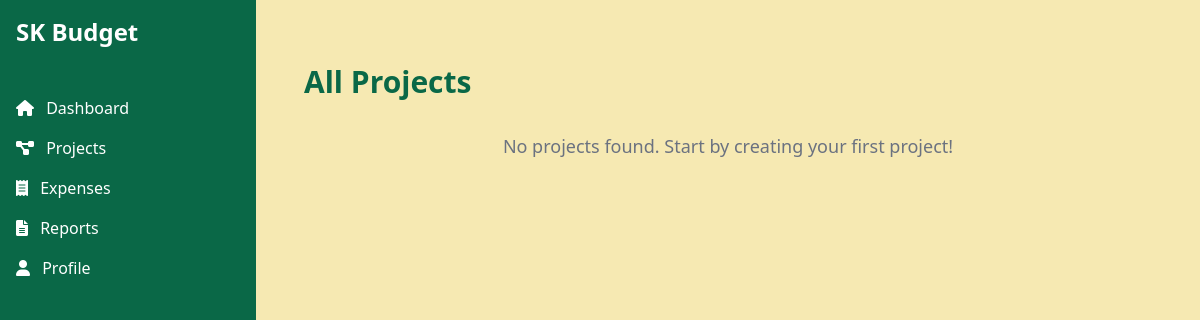
Before: /projects/ (signed in) with the older database file.
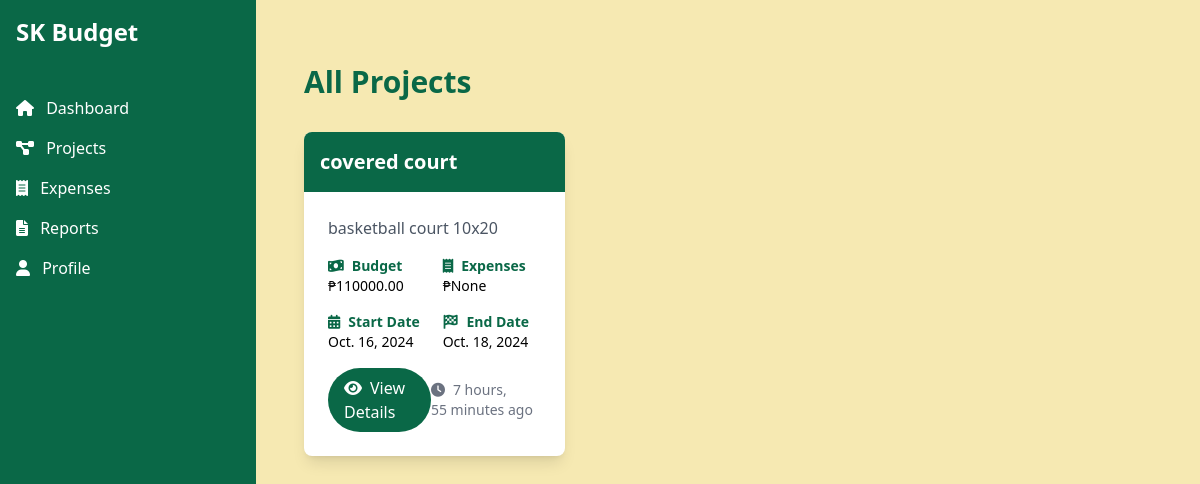
After: the same page with the newer database file.
### sk_project/models.py (models this page shows, shortened)
class Project(models.Model):
    name = models.CharField(max_length=255)
    description = models.TextField()
    budget = models.DecimalField(max_digits=10, decimal_places=2)
    main_budget = models.ForeignKey(MainBudget, related_name='projects', on_delete=models.CASCADE)
    chairman = models.ForeignKey(User, related_name='projects', on_delete=models.CASCADE)
    start_date = models.DateField()
    end_date = models.DateField()
    created_at = models.DateTimeField(auto_now_add=True)
    updated_at = models.DateTimeField(auto_now=True)
    class Meta:
        ordering = ['start_date']

### sk_project/views.py (the view)
# urls.py: path('projects/', views.all_projects, name='all_projects'),
@login_required
def all_projects(request):
    projects = Project.objects.filter(chairman=request.user).annotate(
        total_expenses=models.Sum('expenses__amount')
    ).order_by('-created_at')
    context = {
        'projects': projects,
    }
    return render(request, 'all_projects.html', context)

### templates/all_projects.html
{% extends 'base.html' %}
{% block content %}
    <div class="container mx-auto px-4 py-8">
        <h1 class="text-3xl font-bold text-tertiary mb-8">All Projects</h1>
        <div class="grid grid-cols-1 md:grid-cols-2 lg:grid-cols-3 gap-8">
            {% for project in projects %}
                <div class="bg-white rounded-lg shadow-lg overflow-hidden transition-transform duration-300 hover:scale-105">
                    <div class="bg-tertiary text-white p-4">
                        <h2 class="text-xl font-semibold">{{ project.name }}</h2>
                    </div>
                    <div class="p-6">
                        <p class="text-gray-600 mb-4">{{ project.description|truncatechars:100 }}</p>
                        <div class="grid grid-cols-2 gap-4 text-sm mb-4">
                            <div>
                                <p class="font-semibold text-tertiary"><i class="fas fa-money-bill-wave mr-2"></i>Budget</p>
                                <p>₱{{ project.budget }}</p>
                            </div>
                            <div>
                                <p class="font-semibold text-tertiary"><i class="fas fa-receipt mr-2"></i>Expenses</p>
                                <p>₱{{ project.total_expenses }}</p>
                            </div>
                            <div>
                                <p class="font-semibold text-tertiary"><i class="fas fa-calendar-alt mr-2"></i>Start Date</p>
                                <p>{{ project.start_date }}</p>
                            </div>
                            <div>
                                <p class="font-semibold text-tertiary"><i class="fas fa-flag-checkered mr-2"></i>End Date</p>
                                <p>{{ project.end_date }}</p>
                            </div>
                        </div>
                        <div class="flex justify-between items-center">
                            <a href="{% url 'project_detail' project.id %}" class="bg-tertiary text-white px-4 py-2 rounded-full hover:bg-quaternary transition duration-300">
                                <i class="fas fa-eye mr-2"></i>View Details
                            </a>
                            <span class="text-sm text-gray-500">
                                <i class="fas fa-clock mr-2"></i>{{ project.created_at|timesince }} ago
                            </span>
                        </div>
                    </div>
                </div>
            {% empty %}
                <p class="col-span-3 text-center text-gray-500 text-lg">No projects found. Start by creating your first project!</p>
            {% endfor %}
        </div>
    </div>
{% endblock %}

Changed rows visible on the page:
added Project: name "covered court", description "basketball court 10x20", budget "110000.00", total_expenses "None", start_date "Oct. 16, 2024", end_date "Oct. 18, 2024", created_at "7 hours, 55 minutes"
Other visible differences:
text no longer shown: "No projects found. Start by creating your first project!"
